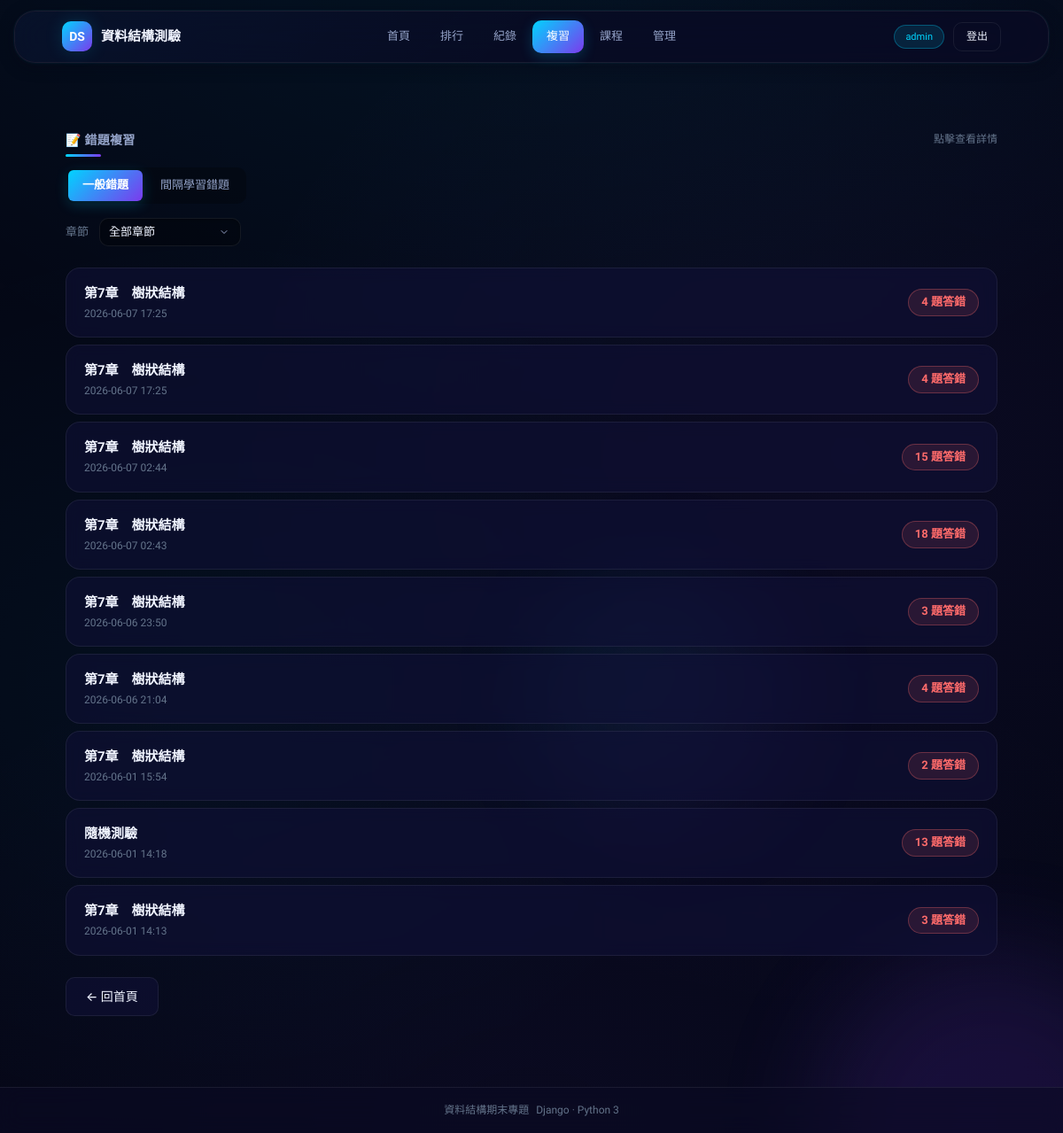
The app's page /wrong-answers/ (signed in), older data.
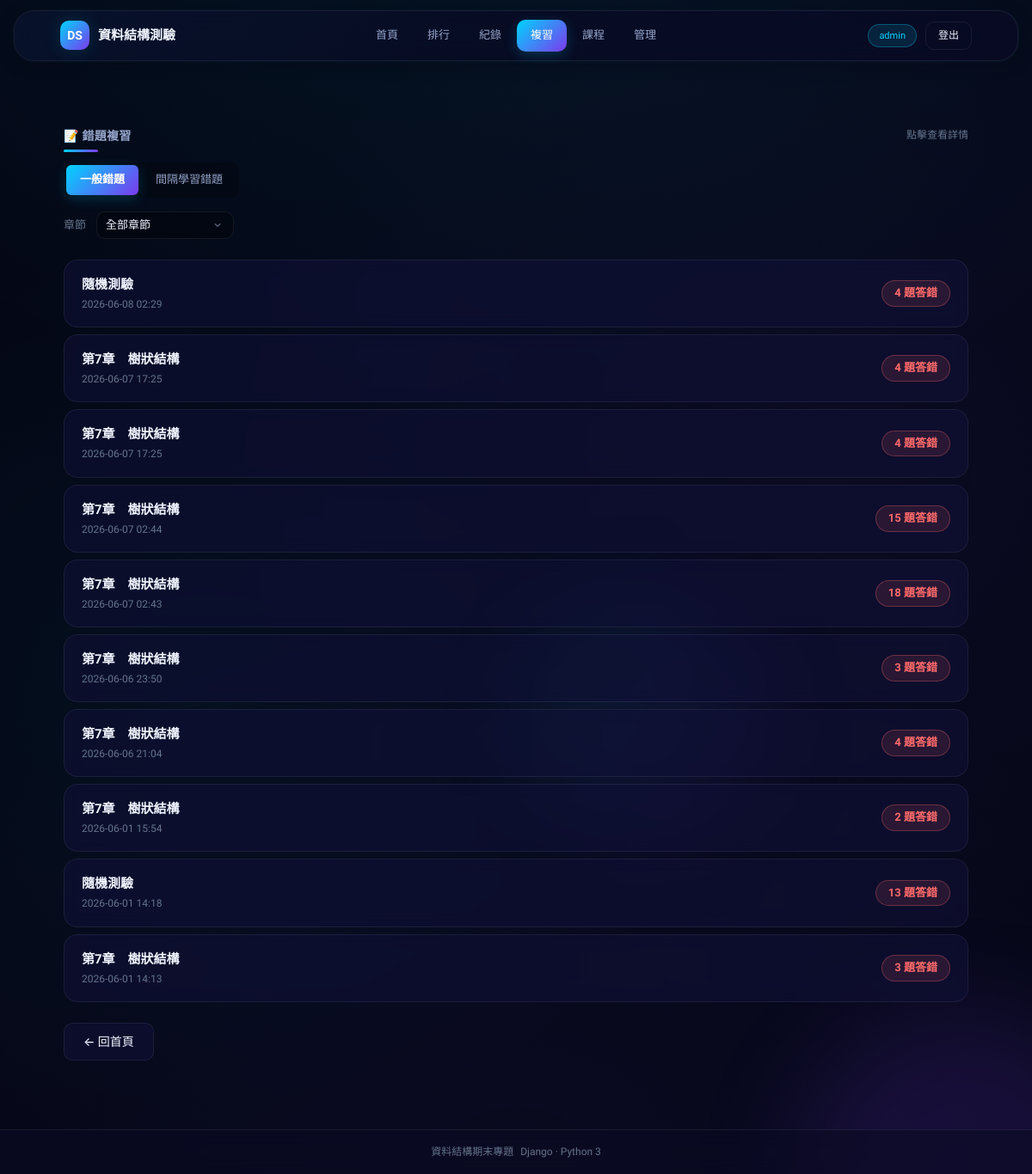
The same page, newer data.
### quiz_app/models.py (models this page shows, shortened)
class QuizRecord(models.Model):
    user = models.ForeignKey(User, on_delete=models.CASCADE, null=True, blank=True, verbose_name='使用者')
    chapter = models.CharField(max_length=50, verbose_name='章節')
    total_questions = models.IntegerField(verbose_name='總題數')
    correct_count = models.IntegerField(verbose_name='答對題數')
    score = models.FloatField(verbose_name='分數')
    time_spent = models.IntegerField(verbose_name='耗時(秒)', default=0)
    is_sr = models.BooleanField(default=False, verbose_name='間隔學習法')
    created_at = models.DateTimeField(auto_now_add=True, verbose_name='作答時間')
    class Meta:
        verbose_name = '作答記錄'
        verbose_name_plural = '作答記錄'
        ordering = ['-created_at']

### quiz_app/views.py (the view)
# urls.py: path('wrong-answers/', views.wrong_answers, name='wrong_answers'),
def wrong_answers(request):
    if not request.user.is_authenticated:
        return redirect('login')
    from django.db.models import Count
    chapter = request.GET.get('chapter', '')
    qs = QuizRecord.objects.filter(user=request.user)
    if chapter:
        qs = qs.filter(chapter=chapter)
    records = qs.annotate(
        wrong_count=Count('wronganswer')
    ).filter(wrong_count__gt=0).order_by('-created_at')[:20]
    chapters_list = sorted(set(
        QuizRecord.objects.values_list('chapter', flat=True)
    ), key=_chapter_sort_key)
    return render(request, 'quiz_app/wrong_answers.html', {
        'records': records,
        'chapters': chapters_list,
        'selected_chapter': chapter,
        'mode': 'general',
    })

### quiz_app/views.py (called while the page is built)
def _chapter_sort_key(ch):
    m = re.search(r'第(\d+)章', ch)
    return int(m.group(1)) if m else 0

### quiz_app/templates/quiz_app/wrong_answers.html (shortened to what this page needs)
<!DOCTYPE html>
<html lang="zh-Hant">
<head>
  {% load static %}
  <link rel="stylesheet" href="{% static 'quiz_app/css/style.css' %}"/>
</head>
<body>
  <div class="stars">
  </div>
  <div class="floating-orb"></div>
  <div class="floating-orb"></div>
<div class="app">
  <header class="header">
    <div class="header-inner">
      <a class="brand" href="{% url 'home' %}">
        <span class="brand-icon">DS</span>
        <span>資料結構測驗</span>
      </a>
      <nav class="nav" id="main-nav">
        <a class="nav-link" href="{% url 'home' %}">首頁</a>
        <a class="nav-link" href="{% url 'leaderboard' %}">排行</a>
        <a class="nav-link" href="{% url 'quiz_records' %}">紀錄</a>
        <a class="nav-link active" href="{% url 'wrong_answers' %}">複習</a>
        {% if user.is_authenticated and user.is_teacher %}
        <a class="nav-link" href="{% url 'classroom_list' %}">課程</a>
        {% elif user.is_authenticated %}
        <a class="nav-link" href="{% url 'classroom_my' %}">課程</a>
        {% endif %}
        {% if user.is_staff %}
        <a class="nav-link" href="{% url 'admin_panel' %}">管理</a>
        {% endif %}
      </nav>
      <div class="header-meta">
        {% if user.is_authenticated %}
          <span class="tag tag-cyan" id="user-tag" onclick="openProfileModal()" style="cursor:pointer;" data-nickname="{{ user.nickname|default:'' }}" data-email="{{ user.email|default:'' }}" data-student-class="{{ user.student_class|default:'' }}">{{ user.nickname|default:user.username }}</span>
          <a href="{% url 'logout' %}" class="btn btn-sm btn-ghost">登出</a>
        {% endif %}
      </div>
    </div>
  </header>
  <main>
    <div class="container">
      <div class="section-head">
        <h3 class="section-title">📝 錯題複習</h3>
        <span class="section-meta">點擊查看詳情</span>
      </div>
      <div class="seg" style="margin-bottom:16px;">
        <a href="{% url 'wrong_answers' %}?chapter={{ selected_chapter }}" class="{% if mode == 'general' %}active{% endif %}">一般錯題</a>
        <a href="{% url 'sr_wrong_answers' %}?chapter={{ selected_chapter }}" class="{% if mode == 'sr' %}active{% endif %}">間隔學習錯題</a>
      </div>
      <form method="get" action="{% if mode == 'sr' %}{% url 'sr_wrong_answers' %}{% else %}{% url 'wrong_answers' %}{% endif %}" style="display:flex;gap:12px;align-items:center;margin-bottom:24px;flex-wrap:wrap;">
        <label class="dim" style="font-size:13px;">章節</label>
        <select class="input input-sm" name="chapter" onchange="this.form.submit()" style="width:auto;min-width:160px;">
          <option value="">全部章節</option>
        </select>
      </form>
      {% if records %}
      <div class="record-list">
        {% for record in records %}
        <a href="{% if mode == 'sr' %}{% url 'sr_wrong_answers_detail' record.id %}{% else %}{% url 'wrong_answers_detail' record.id %}{% endif %}" class="record-row">
          <div class="record-info">
            <div class="record-chapter">{{ record.chapter }}</div>
            <div class="record-time">{{ record.created_at|date:"Y-m-d H:i" }}</div>
          </div>
          <div class="wrong-count-badge">{{ record.wrong_count }} 題答錯</div>
        </a>
        {% endfor %}
      </div>
      {% endif %}
      <div style="margin-top:24px;">
        <a class="btn" href="{% url 'home' %}">← 回首頁</a>
      </div>
    </div>
  </main>
  <footer class="app-footer">
    <div class="container footer-inner" style="padding:0;">
      <div class="dim" style="font-size:12px">資料結構期末專題</div>
      <div class="dim" style="font-size:12px">Django · Python 3</div>
    </div>
  </footer>
</div>
</body>
</html>

Row changes from the older to the newer data that the page shows:
added QuizRecord: chapter "隨機測驗", created_at "2026-06-08 02:29", wrong_count "4"
